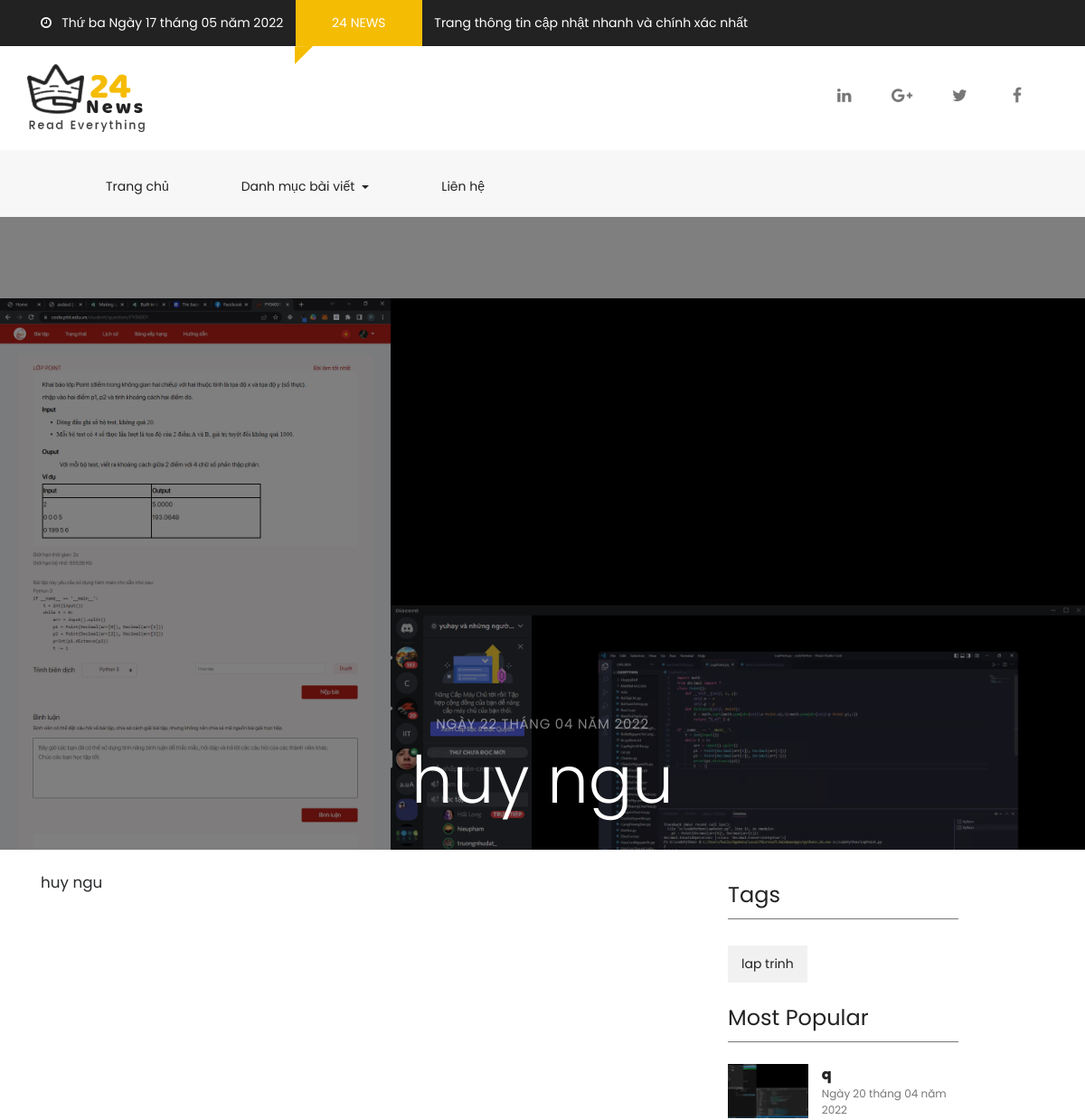
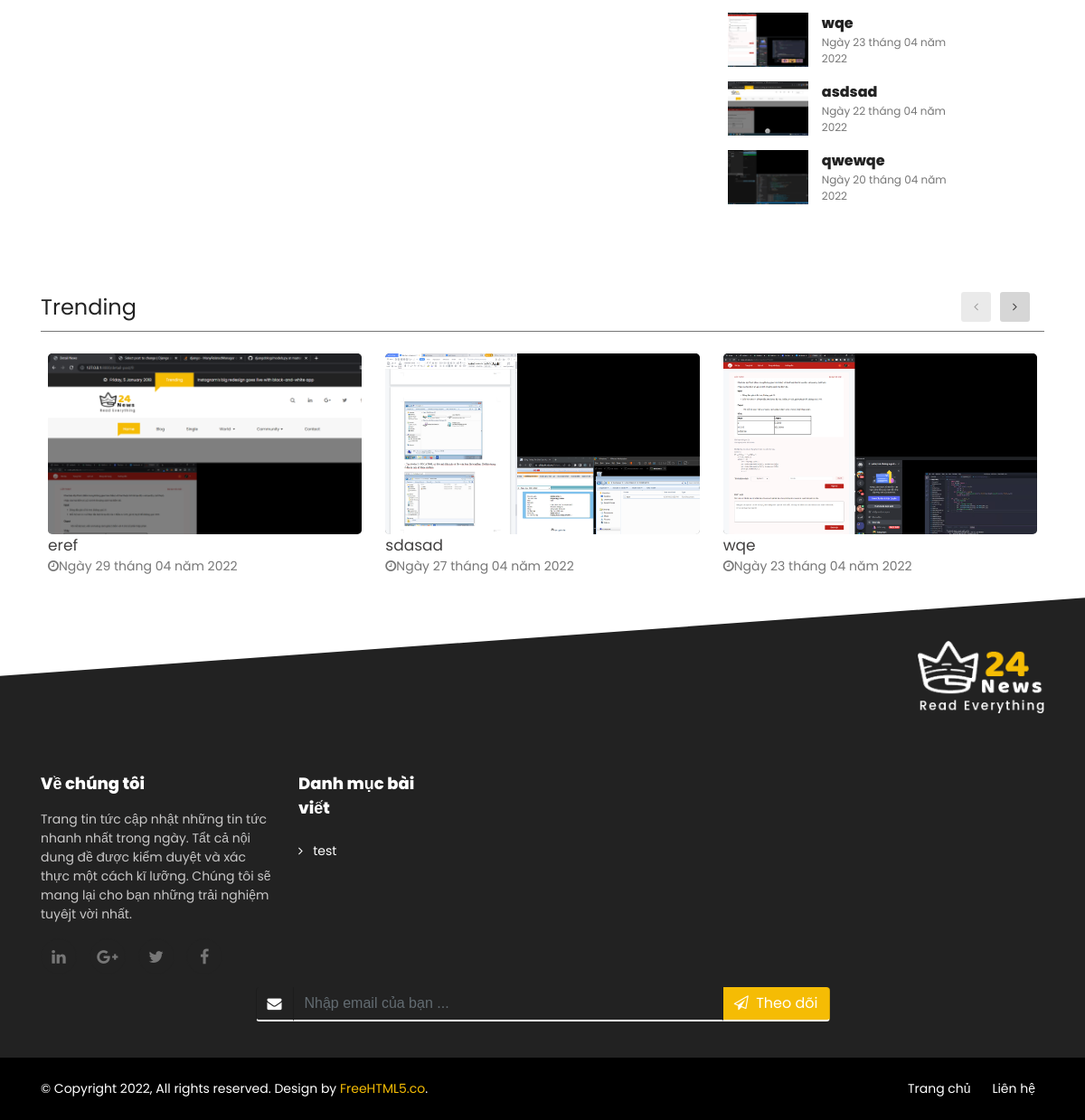
Screenshot of /detail-post/13 with the database file from the repository (2 pictures, top to bottom).
### news/models.py (models this page shows, shortened)
class Post(models.Model):
    author = models.ForeignKey(settings.AUTH_USER_MODEL, on_delete=models.CASCADE)
    title = models.CharField(max_length=200)
    text = models.TextField()
    feature_image =  models.ImageField(null=True, blank=True, upload_to="images/")
    category = models.ForeignKey(Category,on_delete=models.CASCADE)
    tags = models.ManyToManyField(Tag,related_name='news_tag')
    created_date = models.DateTimeField(default=timezone.now)
    is_feature = models.BooleanField(default=False)
    is_trending = models.BooleanField(default=False)
    count_access = models.IntegerField(default=0)

class Tag(models.Model):
    name = models.CharField(max_length=255)

class Category(models.Model):
    name = models.CharField(max_length=255)
    slug = models.SlugField(null=False,unique=True)

### news/views.py (the view)
# urls.py: path('detail-post/<int:pk>',PostDetail.as_view(),name="detail-post"),
class PostDetail(DetailView):
    model = Post
    template_name = 'detail.html'
    def get(self, request,*args, **kwargs):
        post = Post.objects.get(pk=self.kwargs.get('pk'))
        post.created_date_format = post.created_date.strftime("Ngày %d tháng %m năm %Y")
        post.count_access += 1
        post.save()
        today = date.today()
        days = ["Thứ hai", "Thứ ba", "Thứ tư", "Thứ năm", "Thứ sáu", "Thứ bảy", "Chủ nhật"]
        dateNow = days[today.weekday()] + " " +today.strftime("Ngày %d tháng %m năm %Y")
        popularPost = Post.objects.order_by('-count_access').all()[0:4]
        tags = post.tags.all()
        categories = Category.objects.all()
        trendingPost = Post.objects.order_by('-created_date').filter(is_trending=True)[0:5]
        for post in popularPost:
            post.created_date_format = post.created_date.strftime("Ngày %d tháng %m năm %Y")
        for post in trendingPost:
                    post.created_date_format = post.created_date.strftime("Ngày %d tháng %m năm %Y")
        return render(request, self.template_name,{'post':post,'tags':tags,'popularPost':popularPost,
        'dateNow':dateNow,'trendingPost':trendingPost,'categories':categories})

### news/templates/detail.html (shortened to what this page needs)
{% extends "base.html" %}
{% block style %}
    {% load static %}
    <link href="{% static 'css/media_query.css' %}" rel="stylesheet" type="text/css"/>
    <link href="{% static 'css/bootstrap.css' %}" rel="stylesheet" type="text/css"/>
    <link href="https://maxcdn.bootstrapcdn.com/font-awesome/4.7.0/css/font-awesome.min.css" rel="stylesheet"
>
    <link href="{% static 'css/animate.css' %}" rel="stylesheet" type="text/css"/>
    <link href="{% static 'css/owl.carousel.css' %}" rel="stylesheet" type="text/css"/>
    <link href="{% static 'css/owl.theme.default.css' %}" rel="stylesheet" type="text/css"/>
    <link href="{% static 'css/style_1.css' %}" rel="stylesheet" type="text/css"/>
{% endblock %}
{% block content %}
{% load static %}
<div class="single">
<div id="fh5co-title-box" style="background-image: url({{post.feature_image.url}}); background-position: 50% 90.5px;background-size: cover;" data-stellar-background-ratio="0.5">
    <div class="overlay"></div>
    <div class="page-title">
        <span>{{post.created_date_format}}</span>
        <h2>{{post.title}}</h2>
    </div>
</div>
<div id="fh5co-single-content" class="container-fluid pb-4 pt-4 paddding">
    <div class="container paddding">
        <div class="row mx-0">
            <div class="col-md-8 animate-box" data-animate-effect="fadeInLeft">
                <p>
                    {{post.text}}
                </p>
            </div>
            <div class="col-md-3 animate-box" data-animate-effect="fadeInRight">
                <div>
                    <div class="fh5co_heading fh5co_heading_border_bottom py-2 mb-4">Tags</div>
                </div>
                {% if tags %}
                    <div class="fh5co_tags_all">
                        {% for tag in tags %}
                            <a href="#" class="fh5co_tagg">{{tag.name}}</a>
                        {% endfor %}
                    </div>
                {% endif %}
                <div>
                    <div class="fh5co_heading fh5co_heading_border_bottom pt-3 py-2 mb-4">Most Popular</div>
                </div>
                {% for post in popularPost %}
                <div class="row pb-3">
                    <div class="col-5 align-self-center">
                        <img src="{{ post.feature_image.url }}" alt="img" class="fh5co_most_trading" style="object-fit: cover;"/>
                    </div>
                    <div class="col-7 paddding">
                        <div class="most_fh5co_treding_font">
                            <a href="{%  url 'detail-post' post.pk %}" class="fh5co_magna py-2">{{post.title}}</a>
                        </div>
                        <div class="most_fh5co_treding_font_123"> {{post.created_date_format}}</div>
                    </div>
                </div>
                {% endfor %}
            </div>
        </div>
    </div>
</div>
<div class="container-fluid pb-4 pt-5">
    <div class="container animate-box">
        <div>
            <div class="fh5co_heading fh5co_heading_border_bottom py-2 mb-4">Trending</div>
        </div>
        <div class="owl-carousel owl-theme" id="slider2">
            {% for post in trendingPost %}
            <div class="item px-2">
                <div class="fh5co_hover_news_img">
                    <div class="fh5co_news_img"><img src="{{post.feature_image.url}}" alt=""/></div>
                    <div>
                        <a href="#" class="d-block fh5co_small_post_heading"><span class="">{{post.title}}</span></a>
                        <div class="c_g"><i class="fa fa-clock-o"></i>{{post.created_date_format}}</div>
                    </div>
                </div>
            </div>
            {% endfor %}
        </div>
    </div>
</div>
</div>
{% endblock %}
{% block sript  %}
    {% load static %}
{% endblock %}

### news/templates/base.html (shortened to what this page needs)
<!DOCTYPE html>
<html lang="en">
<head>
    {% load static %}
    <link href="{% static 'css/media_query.css' %}" rel="stylesheet" type="text/css"/>
    <link href="{% static 'css/bootstrap.css' %}" rel="stylesheet" type="text/css"/>
    <link href="https://maxcdn.bootstrapcdn.com/font-awesome/4.7.0/css/font-awesome.min.css" rel="stylesheet"
>
    <link href="{% static 'css/animate.css' %}" rel="stylesheet" type="text/css"/>
    <link href="{% static 'css/owl.carousel.css' %}" rel="stylesheet" type="text/css"/>
    <link href="{% static 'css/owl.theme.default.css' %}" rel="stylesheet" type="text/css"/>
    <link href="{% static 'css/style_1.css' %}" rel="stylesheet" type="text/css"/>
    {% block style %}
    {% endblock %}
</head>
<body>
    {% include "header.html" %}
    {% block content %}
    {% endblock %}
    {% include "footer.html" %}
</body>
</html>

### news/templates/header.html (shortened to what this page needs)
{% load static %}
<div class="container-fluid fh5co_header_bg">
    <div class="container">
        <div class="row">
            <div class="col-12 fh5co_mediya_center"><a href="#" class="color_fff fh5co_mediya_setting"><i
                    class="fa fa-clock-o"></i>&nbsp;&nbsp;&nbsp;{{dateNow}}</a>
                <div class="d-inline-block fh5co_trading_posotion_relative"><a href="#" class="treding_btn">24 NEWS</a>
                    <div class="fh5co_treding_position_absolute"></div>
                </div>
                <a href="#" class="color_fff fh5co_mediya_setting">Trang thông tin cập nhật nhanh và chính xác nhất</a>
            </div>
        </div>
    </div>
</div>
<div class="container-fluid">
    <div class="container">
        <div class="row">
            <div class="col-12 col-md-3 fh5co_padding_menu">
                <a href="/">
                    <img src="{% static 'images/logo.png' %}" alt="img" class="fh5co_logo_width"/>
                </a>
            </div>
            <div class="col-12 col-md-9 align-self-center fh5co_mediya_right">
                <div class="text-center d-inline-block">
                    <a class="fh5co_display_table"><div class="fh5co_verticle_middle"><i class="fa fa-linkedin"></i></div></a>
                </div>
                <div class="text-center d-inline-block">
                    <a class="fh5co_display_table"><div class="fh5co_verticle_middle"><i class="fa fa-google-plus"></i></div></a>
                </div>
                <div class="text-center d-inline-block">
                    <a class="fh5co_display_table"><div class="fh5co_verticle_middle"><i class="fa fa-twitter"></i></div></a>
                </div>
                <div class="text-center d-inline-block">
                    <a href="https://www.facebook.com/HocvienPTIT" target="_blank" class="fh5co_display_table"><div class="fh5co_verticle_middle"><i class="fa fa-facebook"></i></div></a>
                </div>
            </div>
        </div>
    </div>
</div>
<div class="container-fluid bg-faded fh5co_padd_mediya padding_786">
    <div class="container padding_786">
        <nav class="navbar navbar-toggleable-md navbar-light ">
            <div class="collapse navbar-collapse" id="navbarSupportedContent">
                <ul class="navbar-nav mr-auto">
                    <li class="nav-item">
                        <a class="nav-link" href="/">Trang chủ <span class="sr-only">(current)</span></a>
                    </li>
                    <li class="nav-item dropdown">
                        <a class="nav-link dropdown-toggle" href="#" id="dropdownMenuButton2" data-toggle="dropdown"
                           aria-haspopup="true" aria-expanded="false">Danh mục bài viết <span class="sr-only">(current)</span></a>
                    </li>
                    <li class="nav-item ">
                        <a class="nav-link" href="{% url 'contact' %}">Liên hệ <span class="sr-only">(current)</span></a>
                    </li>
                </ul>
            </div>
        </nav>
    </div>
</div>

### news/templates/footer.html (shortened to what this page needs)
{% load static %}
<div class="container-fluid fh5co_footer_bg pb-3">
    <div class="container animate-box">
        <div class="row">
            <div class="col-12 spdp_right py-5"><img src="{% static 'images/white_logo.png' %}" alt="img" class="footer_logo"/></div>
            <div class="col-12 col-md-4 col-lg-3">
                <div class="footer_main_title py-3"> Về chúng tôi</div>
                <div class="footer_sub_about pb-3"> Trang tin tức cập nhật những tin tức nhanh nhất trong ngày. Tẩt cả nội dung đề được kiểm duyệt và xác thực một cách kĩ lưỡng. Chúng tôi sẽ mang lại cho bạn những trải nghiệm tuyêjt vời nhất.
                </div>
                <div class="footer_mediya_icon">
                    <div class="text-center d-inline-block"><a class="fh5co_display_table_footer">
                        <div class="fh5co_verticle_middle"><i class="fa fa-linkedin"></i></div>
                    </a></div>
                    <div class="text-center d-inline-block"><a class="fh5co_display_table_footer">
                        <div class="fh5co_verticle_middle"><i class="fa fa-google-plus"></i></div>
                    </a></div>
                    <div class="text-center d-inline-block"><a class="fh5co_display_table_footer">
                        <div class="fh5co_verticle_middle"><i class="fa fa-twitter"></i></div>
                    </a></div>
                    <div class="text-center d-inline-block"><a class="fh5co_display_table_footer">
                        <div class="fh5co_verticle_middle"><i class="fa fa-facebook"></i></div>
                    </a></div>
                </div>
            </div>
            <div class="col-12 col-md-3 col-lg-2">
                <div class="footer_main_title py-3"> Danh mục bài viết</div>
                <ul class="footer_menu">
                    {% for category in categories %}
                    <li><a href="{% url 'category' category.slug %}" class=""><i class="fa fa-angle-right"></i>&nbsp;&nbsp; {{category.name}}</a></li>
                    {% endfor %}
                </ul>
            </div>
        </div>
        <div class="row justify-content-center pt-2 pb-4">
            <div class="col-12 col-md-8 col-lg-7 ">
                <div class="input-group">
                    <span class="input-group-addon fh5co_footer_text_box" id="basic-addon1"><i class="fa fa-envelope"></i></span>
                    <input type="text" class="form-control fh5co_footer_text_box" placeholder="Nhập email của bạn ..." aria-describedby="basic-addon1">
                    <a href="#" class="input-group-addon fh5co_footer_subcribe" id="basic-addon12"> <i class="fa fa-paper-plane-o"></i>&nbsp;&nbsp;Theo dõi</a>
                </div>
            </div>
        </div>
    </div>
</div>
<div class="container-fluid fh5co_footer_right_reserved">
    <div class="container">
        <div class="row  ">
            <div class="col-12 col-md-6 py-4 Reserved"> © Copyright 2022, All rights reserved. Design by <a href="https://freehtml5.co" title="Free HTML5 Bootstrap templates">FreeHTML5.co</a>. </div>
            <div class="col-12 col-md-6 spdp_right py-4">
                <a href="#" class="footer_last_part_menu">Trang chủ</a>
                <a href="{% url 'contact' %}" class="footer_last_part_menu">Liên hệ</a>
        </div>
    </div>
</div>

### rows the page displays
Post: feature_image (picture), created_date_format "NGÀY 22 THÁNG 04 NĂM 2022", title "huy ngu", text "huy ngu"
Tag: name "lap trinh"
Post: feature_image (picture), title "q", created_date_format "Ngày 20 tháng 04 năm 2022"
Post: feature_image (picture), title "wqe", created_date_format "Ngày 23 tháng 04 năm 2022"
Post: feature_image (picture), title "asdsad", created_date_format "Ngày 22 tháng 04 năm 2022"
Post: feature_image (picture), title "qwewqe", created_date_format "Ngày 20 tháng 04 năm 2022"
Post: feature_image (picture), title "eref", created_date_format "Ngày 29 tháng 04 năm 2022"
Post: feature_image (picture), title "sdasad", created_date_format "Ngày 27 tháng 04 năm 2022"
Category: name "test"

### other values shown
{{ dateNow }} "Thứ ba Ngày 17 tháng 05 năm 2022"
